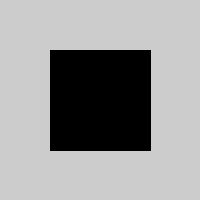
Frame 1 (no input)
Frame 60 (the mouse pressed at the canvas centre just before this capture): identical to frame 1, image omitted
Frame 120 (the mouse held since frame 60 and released just before this capture): identical to frame 1, image omitted

The Processing sketch that drew this single still picture (run headless with seeded random() and noise(); from frame 60 on, the mouse is pressed at the canvas centre):

// Processing sketch: keyPress_Change_Colors
// ── keyPress_Change_Colors.pde
float squareColorRed = 0;
float squareColorGreen = 0;
float squareColorBlue = 0;

void setup() {
  size(200, 200);
  rectMode(CENTER);
}

void draw() {
  fill(squareColorRed, squareColorGreen, squareColorBlue);
  rect(100, 100, 100, 100);
}

void keyPressed() {

  if (key == 'r' || key == 'R') {
    squareColorRed = random(0, 255);
  }
  if (key == 'g' || key == 'G') {
    squareColorGreen = random(0, 255);
  }
  if (key == 'b' || key == 'B') {
    squareColorBlue = random(0, 255);
  }
}
